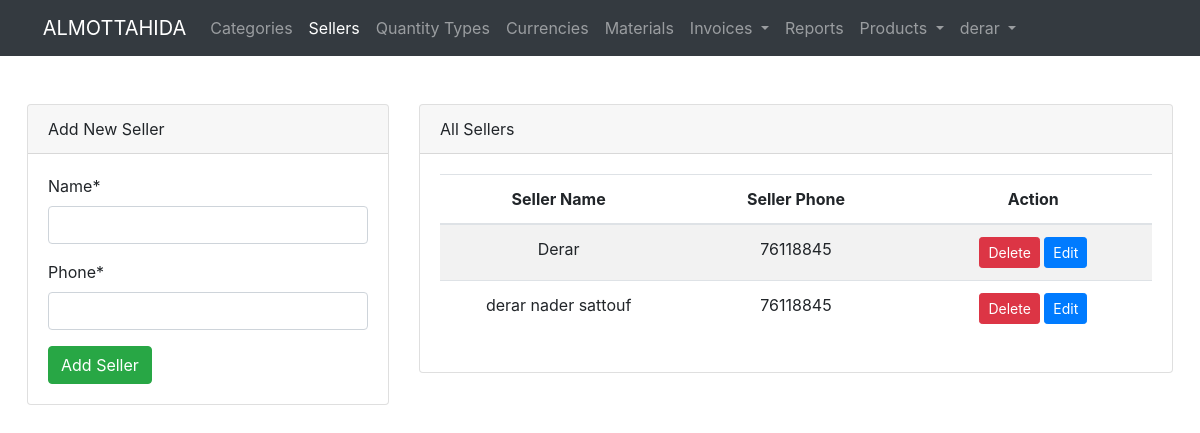
The page /product/seller/ (signed in) on the database as committed earlier.
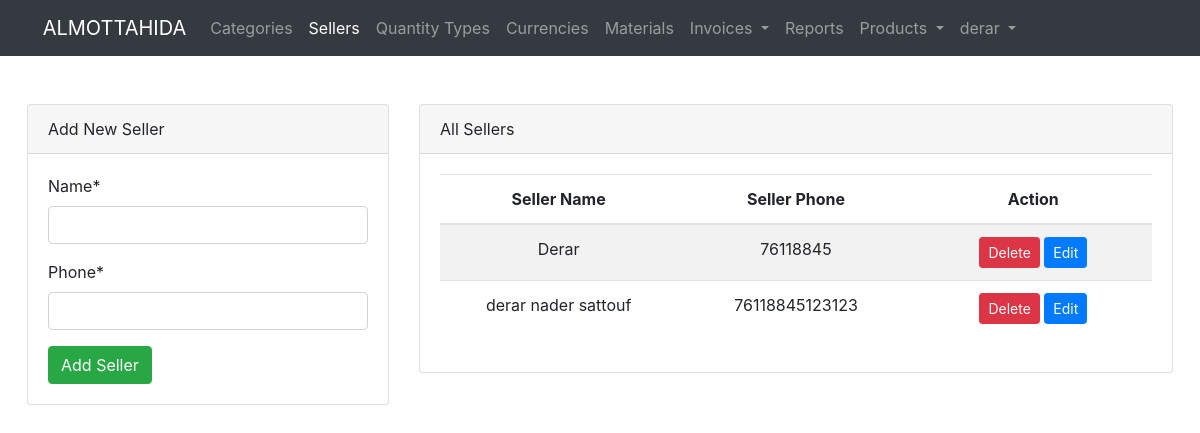
The same page on the database as committed later.
### product/models.py (models this page shows, shortened)
class Seller(models.Model):
    name = models.CharField(max_length=30, unique=True)
    phone = models.CharField(max_length=300, null=True)

### product/views.py (the view)
# urls.py: path("seller/", views.all_sellers, name='seller.all'),
@login_required(login_url=LOGIN_URL)
def all_sellers(request):
    if request.method == 'POST':
        method = request.POST.get("method").lower()
        if method == "post":
            form = SellerForm(request.POST)
            if form.is_valid():
                form.save()
                messages.add_message(request, messages.SUCCESS, 'Seller added successfully.')
                return redirect("seller.all")
        elif method == "delete":
            seller_id = request.POST.get("seller_id")
            Seller.objects.get(pk=seller_id).delete()
            messages.add_message(request, messages.WARNING, 'Seller deleted successfully.')
            return redirect("seller.all")
        elif method == "put":
            seller_id = request.POST.get("seller_id")
            seller_name = request.POST.get("name")
            seller_phone = request.POST.get("phone")
            seller_exists = Seller.objects.filter(name=seller_name).exclude(pk=seller_id)
            if not seller_exists:
                seller = Seller.objects.get(pk=seller_id)
                seller.name = seller_name
                seller.phone = seller_phone
                seller.save()
                messages.add_message(request, messages.SUCCESS, 'Seller updated successfully.')
            else:
                messages.add_message(request, messages.WARNING, 'Seller data exists')
            return redirect("seller.all")
    else:
        form = SellerForm()
    sellers = Seller.objects.all()
    page = request.GET.get('page', 1)
    paginator = Paginator(sellers, 3)
    try:
        sellers = paginator.page(page)
    except PageNotAnInteger:
        sellers = paginator.page(1)
    except EmptyPage:
        sellers = paginator.page(paginator.num_pages)
    return render(request, 'seller/all.html', {'sellers': sellers, "form": form})

### product/forms.py
class SellerForm(ModelForm):
    class Meta:
        model = Seller
        fields = "__all__"

### templates/seller/all.html (shortened to what this page needs)
{% extends "base.html" %}
{% load crispy_forms_tags %}
{% block content %}
    <div class="row">
        <div class="col-12 col-md-4 mb-4">
            <div class="card">
                <div class="card-header">
                    Add New Seller
                </div>
                <div class="card-body">
                    <form method="post" action="{% url 'seller.all' %}">
                        {{ form|crispy }}
                        <button type="submit" class="btn btn-success">Add Seller</button>
                    </form>
                </div>
            </div>
        </div>
        <div class="col-12 col-md-8 ">
            <div class="card">
                <div class="card-header">
                    All Sellers
                </div>
                <div class="card-body">
                    <table class="table table-responsive-md table-striped">
                        <thead>
                        <tr>
                            <th>Seller Name</th>
                            <th>Seller Phone</th>
                            <th>Action</th>
                        </tr>
                        </thead>
                        <tbody>
                        {% for seller in sellers %}
                            <tr>
                                <td>{{ seller.name }}</td>
                                <td>{{ seller.phone }}</td>
                                <td>
                                    <button type="button" class="btn btn-danger btn-sm delete-btn" data-toggle="modal"
                                            data-target="#deleteModal" data-id="{{ seller.id }}">
                                        Delete
                                    </button>
                                    <button type="button" class="btn btn-primary btn-sm edit-btn" data-toggle="modal"
                                            data-target="#updateModal" data-id="{{ seller.id }}"
                                            data-phone="{{ seller.phone }}" data-name="{{ seller.name }}">
                                        Edit
                                    </button>
                                </td>
                            </tr>
                        {% endfor %}
                        </tbody>
                    </table>
                </div>
            </div>
        </div>
    </div>
{% endblock %}

Rows that differ between the two databases and show on the page:
changed Seller "derar nader sattouf": phone "76118845" → "76118845123123"
